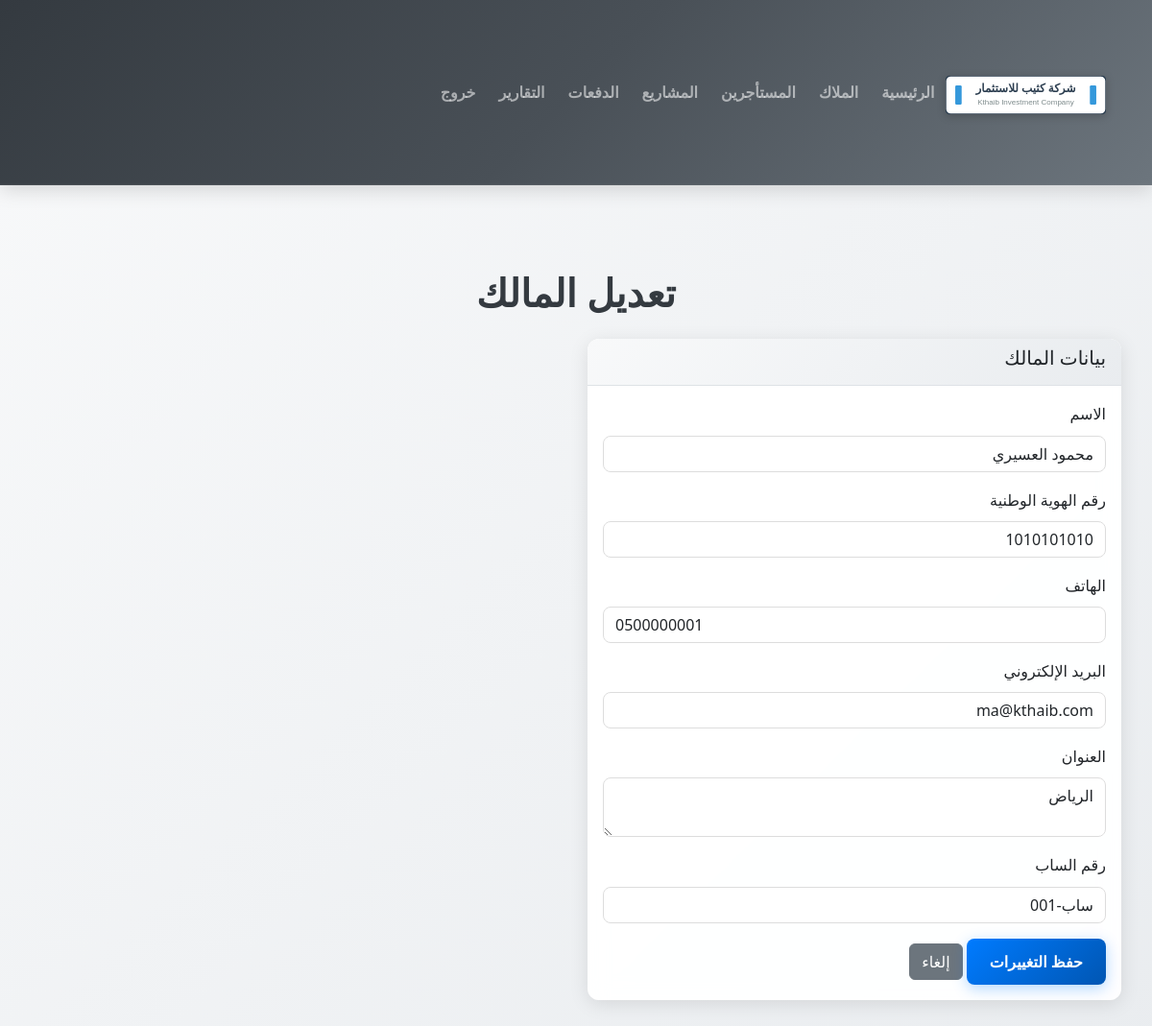
Screenshot of /edit_owner/1 with the database file from the repository.
### app.py (models this page shows)
class Owner(db.Model):
    id = db.Column(db.Integer, primary_key=True)
    name = db.Column(db.String(120), nullable=False)
    national_id = db.Column(db.String(50))
    phone = db.Column(db.String(50))
    email = db.Column(db.String(120))
    address = db.Column(db.String(255))
    sab_number = db.Column(db.String(50))  # رقم الساب
    tenants = db.relationship('Tenant', backref='owner', lazy=True)

### app.py (the view, shortened to what this page needs)
@app.route('/edit_owner/<int:owner_id>', methods=['GET', 'POST'])
def edit_owner(owner_id):
    owner = db.session.get(Owner, owner_id)
    if not owner:
        flash('المالك غير موجود.', 'error')
        return redirect(url_for('owners_view'))
    return render_template('edit_owner.html', owner=owner)

### templates/edit_owner.html (shortened to what this page needs)
<!DOCTYPE html>
<html lang="ar" dir="rtl">
<head>
    <link href="https://cdn.jsdelivr.net/npm/bootstrap@5.3.0/dist/css/bootstrap.min.css" rel="stylesheet">
    <link href="https://www.fontstatic.com/f=jazeera,jazeera-light" rel="stylesheet">
    <link rel="stylesheet" href="{{ url_for('static', filename='custom.css') }}">
</head>
<body>
    <nav class="navbar navbar-expand-lg navbar-dark bg-dark">
        <div class="container">
            <a class="navbar-brand" href="{{ url_for('dashboard') }}">
                <img src="{{ url_for('static', filename='logo.svg') }}" alt="شركة كثيب للاستثمار" height="40">
            </a>
            <div class="navbar-nav ms-auto">
                <a class="nav-link" href="{{ url_for('dashboard') }}">الرئيسية</a>
                <a class="nav-link" href="{{ url_for('owners_view') }}">الملاك</a>
                <a class="nav-link" href="{{ url_for('tenants_view') }}">المستأجرين</a>
                <a class="nav-link" href="{{ url_for('projects_view') }}">المشاريع</a>
                <a class="nav-link" href="{{ url_for('payments_view') }}">الدفعات</a>
                <a class="nav-link" href="{{ url_for('reports_view') }}">التقارير</a>
                <a class="nav-link" href="{{ url_for('logout') }}">خروج</a>
            </div>
        </div>
    </nav>
    <div class="container mt-4">
        <h1>تعديل المالك</h1>
        <div class="row">
            <div class="col-md-6">
                <div class="card">
                    <div class="card-header">
                        <h5>بيانات المالك</h5>
                    </div>
                    <div class="card-body">
                        <form method="POST">
                            <div class="mb-3">
                                <label for="name" class="form-label">الاسم</label>
                                <input type="text" class="form-control" id="name" name="name" required minlength="2" maxlength="120" value="{{ owner.name }}">
                            </div>
                            <div class="mb-3">
                                <label for="national_id" class="form-label">رقم الهوية الوطنية</label>
                                <input type="text" class="form-control" id="national_id" name="national_id" pattern="[0-9]{10}" title="يجب أن يكون 10 أرقام" value="{{ owner.national_id }}">
                            </div>
                            <div class="mb-3">
                                <label for="phone" class="form-label">الهاتف</label>
                                <input type="tel" class="form-control" id="phone" name="phone" pattern="[0-9]{10}" title="يجب أن يكون 10 أرقام" value="{{ owner.phone }}">
                            </div>
                            <div class="mb-3">
                                <label for="email" class="form-label">البريد الإلكتروني</label>
                                <input type="email" class="form-control" id="email" name="email" value="{{ owner.email }}">
                            </div>
                            <div class="mb-3">
                                <label for="address" class="form-label">العنوان</label>
                                <textarea class="form-control" id="address" name="address" maxlength="255">{{ owner.address }}</textarea>
                            </div>
                            <div class="mb-3">
                                <label for="sab_number" class="form-label">رقم الساب</label>
                                <input type="text" class="form-control" id="sab_number" name="sab_number" maxlength="50" value="{{ owner.sab_number }}">
                            </div>
                            <button type="submit" class="btn btn-primary">حفظ التغييرات</button>
                            <a href="{{ url_for('owners_view') }}" class="btn btn-secondary">إلغاء</a>
                        </form>
                    </div>
                </div>
            </div>
        </div>
    </div>
</body>
</html>

### static/custom.css (style rules this page uses)
:root { --primary-color: #007bff; --secondary-color: #6c757d; --success-color: #28a745; --info-color: #17a2b8; --warning-color: #ffc107; --danger-color: #dc3545; --light-bg: #f8f9fa; --dark-bg: #343a40; --shadow: 0 4px 20px rgba(0,0,0,0.1); --border-radius: 0.75rem; --transition: all 0.3s ease; }
body { font-family: 'Jazeera', 'Jazeera Light', 'Segoe UI', Tahoma, Geneva, Verdana, sans-serif; background: linear-gradient(135deg, #f8f9fa 0%, #e9ecef 25%, #f8f9fa 50%, #e9ecef 75%, #f8f9fa 100%); background-size: 400% 400%; animation: gradientShift 15s ease infinite; line-height: 1.7; color: #495057; min-height: 100vh; }
.navbar-brand { font-weight: bold; font-size: 1.5rem; }
.card { border: none; box-shadow: var(--shadow); transition: var(--transition); border-radius: var(--border-radius); backdrop-filter: blur(10px); background: rgba(255, 255, 255, 0.95); margin-bottom: 1.5rem; position: relative; overflow: hidden; }
.card::before { content: ''; position: absolute; top: 0; left: 0; right: 0; height: 4px; background: linear-gradient(90deg, var(--primary-color), var(--success-color), var(--info-color)); opacity: 0; transition: opacity 0.3s ease; }
.btn-primary { background: linear-gradient(135deg, var(--primary-color) 0%, #0056b3 100%); border: none; transition: var(--transition); border-radius: var(--border-radius); font-weight: 600; padding: 0.75rem 1.5rem; position: relative; overflow: hidden; box-shadow: 0 4px 15px rgba(0,123,255,0.3); }
.btn-primary::before { content: ''; position: absolute; top: 0; left: -100%; width: 100%; height: 100%; background: linear-gradient(90deg, transparent, rgba(255,255,255,0.2), transparent); transition: left 0.5s; }
.form-control { border-radius: 0.5rem; border: 1px solid #ddd; transition: border-color 0.3s, box-shadow 0.3s; }
.card-header { background: linear-gradient(135deg, #f8f9fa 0%, #e9ecef 100%); border-bottom: 1px solid #dee2e6; font-weight: 600; }
@media (max-width: 1200px) { .container, .container-fluid { padding-left: 2rem; padding-right: 2rem; } }
.form-control { position: relative; transition: all 0.3s cubic-bezier(0.4, 0, 0.2, 1); }
body { background: linear-gradient(135deg, #f8f9fa 0%, #e9ecef 100%); min-height: 100vh; }
.container, .container-fluid { padding-top: 3rem; padding-bottom: 3rem; max-width: 1400px; }
.row { margin-bottom: 2.5rem; }
h1, h3 { color: #343a40; margin-bottom: 1.5rem; font-weight: 700; }
h1 { text-align: center; margin-top: 1rem; }
.navbar { box-shadow: 0 4px 20px rgba(0,0,0,0.15); background: linear-gradient(135deg, var(--dark-bg) 0%, #495057 50%, #6c757d 100%); backdrop-filter: blur(10px); border-bottom: 1px solid rgba(255,255,255,0.1); padding: 1rem 0; }
.navbar-brand { font-size: 2rem; font-weight: 900; text-shadow: 0 2px 4px rgba(0,0,0,0.3); transition: var(--transition); }
.navbar-brand img { max-height: 55px; width: auto; object-fit: contain; filter: drop-shadow(0 2px 4px rgba(0,0,0,0.2)); transition: var(--transition); }
.nav-link { font-weight: 600; transition: var(--transition); padding: 0.75rem 1.25rem; border-radius: 0.5rem; margin: 0 0.25rem; position: relative; overflow: hidden; }
.nav-link::before { content: ''; position: absolute; top: 0; left: -100%; width: 100%; height: 100%; background: linear-gradient(90deg, transparent, rgba(0,123,255,0.2), transparent); transition: left 0.5s; }
.form-control { border-radius: 0.5rem; }
.btn-primary { border-radius: 0.5rem; font-weight: 600; }
@media (min-width: 1200px) { .container { max-width: 1400px; } }

### rows the page displays
Owner: name "محمود العسيري", national_id "1010101010", phone "0500000001", email "ma@kthaib.com", address "الرياض", sab_number "ساب-001"
